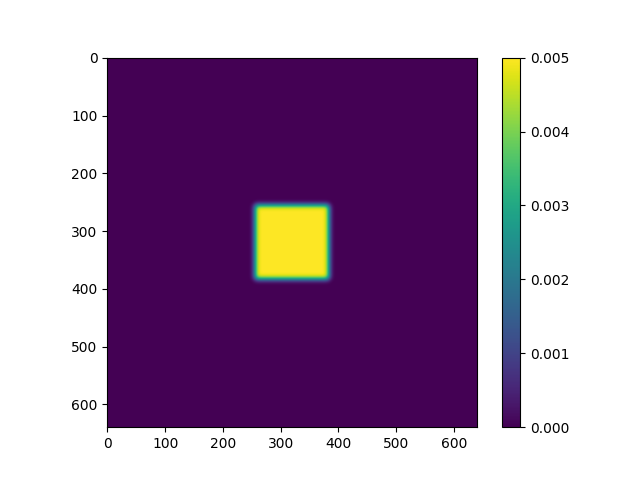

Reproduce this figure in Python.
import matplotlib.pyplot as plt
import time
import dis

def save_figure(u):
    plt.figure()
    plt.imshow(u)
    plt.colorbar()
    plt.savefig(__file__.rsplit(".", 1)[0] + ".png")
    plt.close()

#@profile
def diffusion(u_in, dt, D=1.0):
    xmax, ymax = data_size
    u_new = [[0.0] * ymax for x in range(xmax)]
    for i in range(xmax):
        for j in range(ymax):
            dxx = (u_in[(i + 1) % xmax][j] + u_in[(i - 1) % xmax][j] - 2.0 * u_in[i][j])
            dyy = (u_in[i][(j + 1) % ymax] + u_in[i][(j - 1) % ymax] - 2.0 * u_in[i][j])
            u_new[i][j] = u_in[i][j] + D * dt * (dxx + dyy)
    return u_new

#@profile
def dropInk(max_iter):
    xmax, ymax = data_size
    u = [[0.0] * ymax for x in range(xmax)]

    # initialization
    ink_low = int(data_size[0] * 0.4)
    ink_high = int(data_size[0] * 0.6)

    for i in range(ink_low, ink_high):
        for j in range(ink_low, ink_high):
            u[i][j] = 0.005
    
    u_init = u

    start = time.time()
    for i in range(max_iter):
        u = diffusion(u, 0.1)
    end = time.time()

    return end-start, u_init, u

if __name__ == "__main__":
    data_size = ((640, 640))
    
    elapsed, u_init, u = dropInk(100)
    save_figure(u)
    print("time elapsed: ", elapsed)
    
# time elapsed:  16.34147000312805
# kernprof -lv diffusion_basic.py
# perf stat -e cycles,instructions,cache-references,cache-misses,branches,branch-misses,task-clock,faults,minor-faults,cs,migrations python3 basic.py
